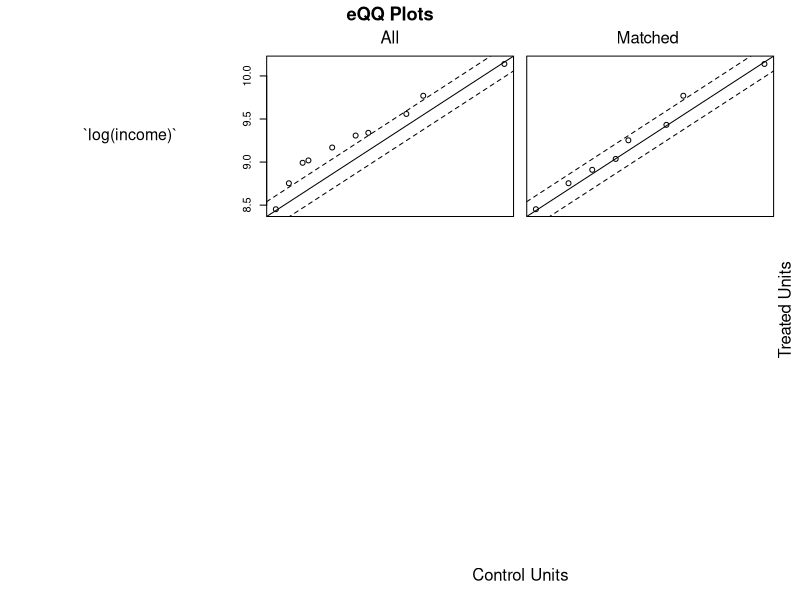

Reproduce this figure in R.
### Regression and Causal Inference

# When can regression be used to make causal claims rather than predictive ones?  
    # Causal vs. predictive inference
    # The Fundamental Problem
    # Assumptions: overlap
    # Assumptions: balance
    # Assumptions: ignorability
    # Matching: an example

# Causal vs. predictive inference

# So far, we have used regression to make only predictive inferences: e.g, to figure 
# out the predicted difference in the DV, given a one-point increase in an IV, all
# else equal.  These inferences are comparisons *across* different observations, for
# example, between the registration deadlines of those states with low levels of 
# ethnic diversity and those with high levels of ethnic diversity.  Causal inference
# instead seeks to figure out what would happen to the DV of *same* observation if
# its value on the IV were different.  This implies that, to make a causal inference
# regarding a particular IV--for it to be a *cause*, not just a predictor--it has to
# be amenable to actually taking on a different value for the same observation.
# Policy interventions that would change the ethnic diversity of a state are 
# imaginable, so making a causal inference is at least hypothetically possible for 
# that variable, but individual-level gender or ethnicity can only ever be used for 
# predictive inferences.

# 2. The Fundamental Problem

# Because causal inference seeks what effect changing the value of IV for an 
# observation would have on the DV in that observation, it runs into a fundamental
# problem: either the IV changed for that ob or it didn't.  That is, causal 
# inference always involves an unobservable counterfactual (Gelman and Hill 2007, 
# 170-171).  We inevitably come back to making comparisons across observations 
# rather than on the same observation, and the difference in the DV between 
# observations should not be inferred to have been caused by a difference in
# the IV unless those observations are otherwise entirely similar.  If some
# other variable that is (a) not itself caused by the IV, (b) but correlated with 
# the IV, and (c) has a causal effect on the DV, then that variable's effect will  
# be mistakenly attributed to the IV unless it is included in the model (Gelman
# and Hill, 169-170).  This is called "omitted variable bias."

# But how can we ensure that two groups of observations are *entirely* similar,
# even with regard to potential confounders that haven't even been thought of?
# Randomized experiments provide a solution: if obs are assigned to groups at random, 
# and the groups are then assigned different values of the IV, with enough obs, the 
# distribution of *all* other variables will be similar within each group--making 
# the average difference between the DVs of the groups attributable to their
# different values on the IVs.  Okay, sure, but we can't randomize and manipulate
# many, almost certainly most, of the things political scientists care about,
# so for the moment, we'll look at issues of causal inference in observational
# studies.

# Overlap: the range of X across groups has to be equal or some observations won't
# have a counterfactual observation in the other group to compare to (Gelman & Hill 
# 2007, 201).

# Balance: the distributions of X across groups have to be equal or our inferences
# will depend on getting the model exactly right (Gelman & Hill 2007, 200-201).

# Ignorability: no omitted confounders.  Do your best to think of what you might
# need to control for--there's no way to assess ignorability empirically.

# An Example
# Suppose we are in the leadership of the Canadian teacher's union, and we want 
# our primary-school teachers to enjoy greater prestige than they do currently
# (that is, in 1971 when these data were collected).  Can we boost teachers' 
# prestige by adopting certification requirements that will require teachers
# to have at least 14 years of education?
library(car)
data(Prestige)

# Currently primary-school teachers average 13.6 years of education
Prestige[which(row.names(Prestige) == "primary.school.teachers"), ]

# Generate indicator variables for average education levels
m <- c(6, 9, 12, 14, 16)
for (i in 1:4) {
    Prestige[ , paste0("educ.m", m[i])] <- as.numeric(Prestige$education>=m[i] & Prestige$education<m[i+1])
}

apply(Prestige[, 7:10], 2, mean)

# Exclude teachers' current category, educ.m12, to serve as the reference category:
# we are, after all, interested in the comparison between educ.m12 and educ.m14.
m1 <- lm(prestige ~ educ.m6 + educ.m9 + educ.m14 + log(income) + type, data=Prestige)
summary(m1)

# This doesn't look promising: prestige is not predicted to be statistically 
# significantly higher for jobs that average more than 14 years than those that
# average between 12 and 14 years of education.  But there may be differences in
# the distribution of the other variables in the data that are working to obscure
# the proposed positive causal effect of shifting into the next education category.  

summary(Prestige[Prestige$educ.m12==1, c(2, 6)])

summary(Prestige[Prestige$educ.m14==1, c(2, 6)])

# There's a lack of complete overlap in type and there's imbalance in income.
# We can correct the overlap issue by including only professional jobs in our
# sample.  Teachers are professionals, so that's fine for our purposes: we only
# care about the effect more education would have on a professional occupation.
# We can also drop the least educated professional jobs, because we're interested 
# in only the comparison between educ.m12 and educ.m14.

P.pro <- Prestige[Prestige$type=="prof" & !is.na(Prestige$type) & 
                      Prestige$educ.m9==0, ]
summary(P.pro)

# We can drop type, educ.m6, and educ.m9 from the model--they don't vary in our new,
# fully-overlapping sample.
m2 <- lm(prestige ~ educ.m14 + log(income), data=P.pro)
summary(m2)

# A one-tailed test--appropriate since we hypothesized that more education would
# generate *more* prestige--is supported at the 5% level: moving up to the next
# category of education yields a predicted increase in prestige of 5.5 points.
# That's would be enough to put teachers past those darn health-care-providing 
# nurses!  But the data are still imbalanced with regard to income:

summary(P.pro[P.pro$educ.m12==1, c(2, 6)])

summary(P.pro[P.pro$educ.m14==1, c(2, 6)])

# and, as we know, imbalance leads to bias if our specification isn't exactly right.
# We can address the balance issue with matching.  Load the MatchIt package:
if (require(MatchIt)==F) install.packages("MatchIt")
library(MatchIt)

# Perform the match
P.matched <- matchit(educ.m14 ~ log(income), data=P.pro, replace=T)
summary(P.matched)
plot(P.matched)
P.m <- match.data(P.matched) # Extract the matched data for analysis

# Analyze the matched data
m3 <- lm(prestige ~ educ.m14 + log(income), data=P.m)
summary(m3)

# Wow--by ensuring balance on income, the matched data allows a sharper
# comparison: boosting education is estimated to cause a 6.8 point increase
# in prestige.  Let's push those credentials up!  What could go wrong?  Well,
# besides barristas with MFAs . . .

# This is a small dataset so we can check the plausibility of the match directly:
P.matched$match.matrix

P.m[order(P.m$income), c("income", "educ.m14", "prestige")]
